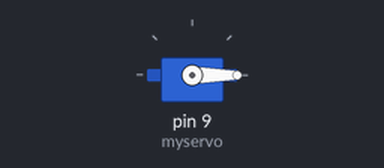
Recording of a sketch running on a simulated Arduino Uno, built with avr-gcc and run on an emulated ATmega328P. Parts: servo.

Above: at 3.05 s.
At 5.8 s:
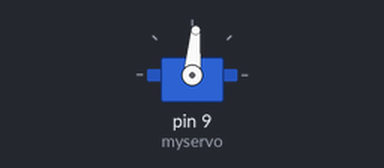
At 8.55 s:
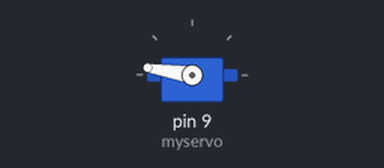
At 14.1 s:
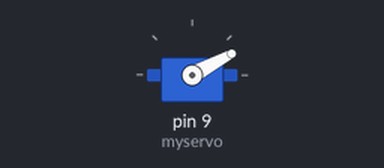
Timing chart, 0 to 18.6 s (numbered marks = the images above):
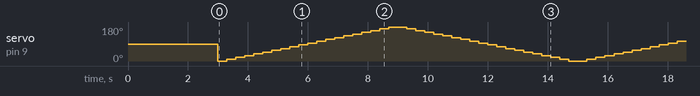

The sketch:

calibration_servo_degree.ino
```cpp
#include <Servo.h>
Servo myservo;
void setup() {
  // put your setup code here, to run once:
  myservo.attach(9, 500, 2400);
  myservo.write(90); // degree
  delay(3000);
}

void loop() {
  for(int i =500; i<= 2400; i = i+100){ // step 100 microsecond
    myservo.writeMicroseconds(i);
    delay(300);
  }
  for(int i=2400; i>=500; i = i -100){
    myservo.writeMicroseconds(i);
    delay(300);
  }
}
```
